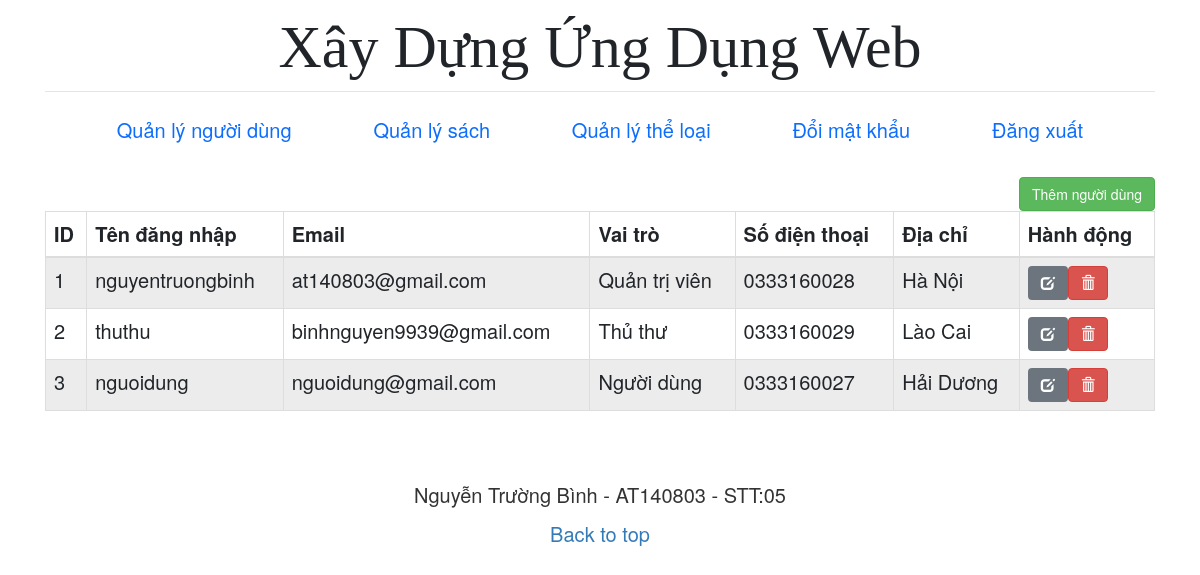
Screenshot of /users/index.php (signed in) with the database file from the repository.
### tables this page shows
CREATE TABLE `users` (
  `id` int(11) NOT NULL,
  `role_id` int(11) NOT NULL DEFAULT 3,
  `username` varchar(50) NOT NULL,
  `email` varchar(50) NOT NULL,
  `password` varchar(50) NOT NULL,
  `phone` text NOT NULL,
  `address` text NOT NULL
);

### checkPermission.php (called while the page is built)
<?php
    function checkPermission($conn, $role_id, $permission_id){
        $sql ="SELECT * FROM roles_permissions
        LEFT JOIN users ON users.role_id = roles_permissions.role_id
        WHERE users.role_id = $role_id
        AND roles_permissions.perm_id = $permission_id";
        $result = mysqli_query($conn, $sql);
        $rows = mysqli_num_rows($result);
        if ($rows == 0) {
            return false;
        } else {
            return true;
        };
    }
?>

### users/index.php (the view, shortened to what this page needs)
<?php include "../includes/header.php"; ?>
<?php
require_once("../libs/connection.php");
require_once("../checkPermission.php");
if (checkPermission($conn, $_SESSION['role_id'], 4)) {
?>
<main class="container">
  <a href="create.php" class="btn btn-success pull-right">Thêm người dùng</a>
  <?php
  $sql = "SELECT * FROM users";
  if ($result = mysqli_query($conn, $sql)) {
    if (mysqli_num_rows($result) > 0) {
      echo "<table class='table table-bordered table-striped'>";
      echo "<thead>";
      echo "<tr>";
      echo "<th>ID</th>";
      echo "<th>Tên đăng nhập</th>";
      echo "<th>Email</th>";
      echo "<th>Vai trò</th>";
      echo "<th>Số điện thoại</th>";
      echo "<th>Địa chỉ</th>";
      echo "<th>Hành động</th>";
      echo "</tr>";
      echo "</thead>";
      echo "<tbody>";
      while ($row = mysqli_fetch_array($result)) {
        echo "<tr>";
        echo "<td>" . $row['id'] . "</td>";
        echo "<td>" . $row['username'] . "</td>";
        echo "<td>" . $row['email'] . "</td>";
        if ($row['role_id'] == 1){
          echo "<td> Quản trị viên </td>";
        } elseif ( $row['role_id'] == 2 ){
          echo "<td> Thủ thư </td>";
        } else {
          echo "<td> Người dùng </td>";
        }
        echo "<td>" . $row['phone'] . "</td>";
        echo "<td>" . $row['address'] . "</td>";
        echo "<td>";
        echo "<a href='edit.php?id=" . $row['id'] . "' class='btn btn-secondary'><span class='glyphicon glyphicon-edit'></span></a>";
        echo "<a href='delete.php?id=" . $row['id'] . "' class='btn btn-danger'><span class='glyphicon glyphicon-trash'></span></a>";
        echo "</td>";
        echo "</tr>";
      }
      echo "</tbody>";
      echo "</table>";
    } else {
      echo "<p class='lead'><em>Không tìm thấy bản ghi.</em></p>";
    }
  } else {
    echo "ERROR: Không thể thực thi $sql. " . mysqli_error($conn);
  }
  ?>
</main>
<?php
} else {
  header('Location: ../403.php');
}
?>
<?php include "../includes/footer.php" ?>

### asset/css/style.css (style rules this page uses)
body, html { font-size: 20px!important; }

### rows the page displays
users: id "1", username "nguyentruongbinh", email "at140803@gmail.com", shows "Quản trị viên", phone "0333160028", address "Hà Nội"
users: id "2", username "thuthu", email "binhnguyen9939@gmail.com", shows "Thủ thư", phone "0333160029", address "Lào Cai"
users: id "3", username "nguoidung", email "nguoidung@gmail.com", shows "Người dùng", phone "0333160027", address "Hải Dương"
